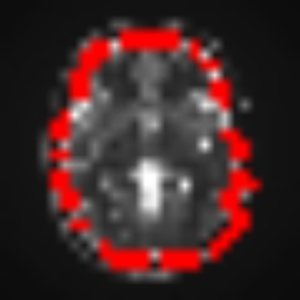
#> input picture braincut.jpg, 300 x 300 px
$ python CS736_Project.py braincut.jpg
#> lines starting #> are read from the running program, lines starting #| are printed output that depends on the picture
from __future__ import division
from queue import Queue
import cv2
import numpy as np
import os
import sys
import argparse
import matplotlib.pyplot as plt
from math import exp, pow

def bfs(Graph, tot_nodes, s, t, parent):
  q=Queue()
  visited_vertices=np.zeros(tot_nodes)
  q.put(s)
  visited_vertices[s]=True
  parent[s]=-1

  while not q.empty():
    current=q.get()
    for next in range(tot_nodes):
      if(visited_vertices[next]!=True and Graph[current][next]>0):
        q.put(next)
        parent[next]=current
        visited_vertices[next]= True
  return visited_vertices[t]


def dfs(rGraph, V, s, visited):
    stack = [s]
    while stack:
        v = stack.pop()
        if not visited[v]:
            visited[v] = True
            stack.extend([u for u in range(V) if rGraph[v][u]])

def augmentingPath(Graph,source,sink):
  print("Augmenting path algorithm started")
  copy=Graph.copy()
  tot_nodes=copy.shape[0]
  parent=np.zeros(tot_nodes,dtype='int32')

  while bfs(copy,tot_nodes,source,sink,parent):
    bottleneck=float("inf")
    vertex=sink
    while(vertex!=source):
      bottleneck=min(bottleneck,copy[parent[vertex]][vertex])
      vertex=parent[vertex]
    #We have now calculated the bottleneck of a connected path between the source and sink and must update the residual graph now
    vertex=sink
    while vertex!=source:
      copy[parent[vertex]][vertex]-= bottleneck
      copy[vertex][parent[vertex]]+= bottleneck
      vertex=parent[vertex]

  s_u_path=np.zeros(tot_nodes)
  dfs(copy,tot_nodes,source,s_u_path)

  cuts=[]

  for u in range(tot_nodes):
    for v in range(tot_nodes):
      if s_u_path[u] and not s_u_path[v] and Graph[u][v]:
        cuts.append((u,v))

  return cuts

graphCutAlgo = {"ap": augmentingPath}
SIGMA = 30
OBJCOLOR, BKGCOLOR = (0, 0, 255), (0, 255, 0)
OBJCODE, BKGCODE = 1, 2
OBJ, BKG = "OBJ", "BKG"

CUTCOLOR = (0, 0, 255)

SOURCE, SINK = -2, -1
SF = 10
LOADSEEDS = False

def edgeweights(u,v):
  return (SIGMA*SIGMA)*exp(-pow((int)(u)-(int)(v),2)/(2*pow(SIGMA,2)))

def edge_neighbours(graph,image):
  maxedge = -float("inf")
  r=image.shape[0]
  c=image.shape[1]
  for i in range(image.shape[0]):
    for j in range(image.shape[1]):
      u = i * c + j
      if i + 1 < r: # pixel below
                v = (i + 1) * c + j
                edge = edgeweights(image[i][j], image[i + 1][j])
                graph[u][v] = max(edge+0.001*((int)(image[i][j])-(int)(image[i+1][j])),0)
                graph[v][u]=max(edge+0.001*(-(int)(image[i][j])+(int)(image[i+1][j])),0)
                maxedge = max(maxedge, edge)
      if j + 1 < c: # pixel to the right
                v = i * c + j + 1
                edge = edgeweights(image[i][j], image[i][j + 1])
                graph[u][v] = max(edge+0.001*((int)(image[i][j])-(int)(image[i][j+1])),0)
                graph[v][u]=max(edge+0.001*(-(int)(image[i][j])+(int)(image[i][j+1])),0)
                maxedge = max(maxedge, edge)
  return maxedge

def average(matrix):
    sum=0
    count=0
    K = -float("inf")
    r, c = matrix.shape
    for i in range(r):
        for j in range(c):
            if i + 1 < r: # pixel below
                count=count+1
                sum+=abs((int)(matrix[i][j])-(int)(matrix[i+1][j]))

            if j + 1 < c: # pixel to the right
                count=count+1
                sum+=abs((int)(matrix[i][j])-(int)(matrix[i][j+1]))
    return sum/count

def plantSeed(image):

    def drawLines(x, y, pixelType):
        if pixelType == OBJ:
            color, code = OBJCOLOR, OBJCODE
        else:
            color, code = BKGCOLOR, BKGCODE
        cv2.circle(image, (x, y), radius, color, thickness)
        cv2.circle(seeds, (x // SF, y // SF), radius // SF, code, thickness)

    def onMouse(event, x, y, flags, pixelType):
        global drawing
        if event == cv2.EVENT_LBUTTONDOWN:
            drawing = True
            drawLines(x, y, pixelType)
        elif event == cv2.EVENT_MOUSEMOVE and drawing:
            drawLines(x, y, pixelType)
        elif event == cv2.EVENT_LBUTTONUP:
            drawing = False

    def paintSeeds(pixelType):
        print ("Planting", pixelType, "seeds")
        global drawing
        drawing = False
        windowname = "Plant " + pixelType + " seeds"
        cv2.namedWindow(windowname, cv2.WINDOW_AUTOSIZE)
        cv2.setMouseCallback(windowname, onMouse, pixelType)
        while (1):
            cv2.imshow(windowname, image)
            if cv2.waitKey(1) & 0xFF == 27:
                break
        cv2.destroyAllWindows()


    seeds = np.zeros(image.shape, dtype="uint8")
    image = cv2.cvtColor(image, cv2.COLOR_GRAY2RGB)
    image = cv2.resize(image, (0, 0), fx=SF, fy=SF)

    radius = 10
    thickness = -1 # fill the whole circle
    global drawing
    drawing = False


    paintSeeds(OBJ)
    paintSeeds(BKG)
    return seeds, image

def seeded_edges(graph,seeds,maxedge):
  r=seeds.shape[0]
  c=seeds.shape[1]
  for i in range(seeds.shape[0]):
    for j in range(seeds.shape[1]):
      u = i * c + j
      if seeds[i][j]==OBJCODE:
        graph[SOURCE][u] = maxedge
      elif seeds[i][j] == BKGCODE:
        graph[u][SINK] = maxedge

def imageToGraph(image):
  tot_nodes=image.size+2
  graph=np.zeros((tot_nodes,tot_nodes),dtype='int32')
  maxedge = edge_neighbours(graph, image)
  seeds, seededImage = plantSeed(image)
  seeded_edges(graph, seeds, maxedge)
  return graph, seededImage

def show_image(image):
    windowname = "Segmentation"
    cv2.namedWindow(windowname, cv2.WINDOW_NORMAL)
    cv2.startWindowThread()
    cv2.imshow(windowname, image)
    cv2.waitKey(0)
    cv2.destroyAllWindows()

def displayCut(image, cuts):
    def colorPixel(i, j):
        image[i][j] = CUTCOLOR

    r, c = image.shape
    image = cv2.cvtColor(image, cv2.COLOR_GRAY2RGB)
    for c in cuts:
        if c[0] != SOURCE and c[0] != SINK and c[1] != SOURCE and c[1] != SINK:
            colorPixel(c[0] // r, c[0] % r)
            colorPixel(c[1] // r, c[1] % r)
    return image

def imageSegmentation(imagefile, size=(50, 50), algo="ff"):
#> called with imagefile = 'braincut.jpg', size = (30, 30), algo = 'ap'
    pathname = os.path.splitext(imagefile)[0]
    image = cv2.imread(imagefile, cv2.IMREAD_GRAYSCALE)
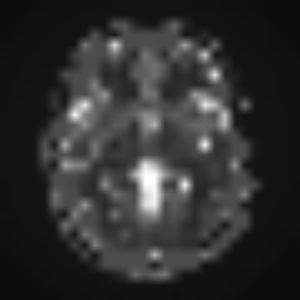
#> image: shape (300, 300); min 11, max 255, mean 48
    image = cv2.resize(image, size)
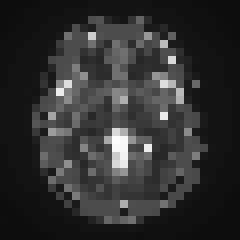
#> image: shape (30, 30) (shown 8 times larger); min 12, max 251, mean 48.1
    SIGMA=average(image)
#> after the loop in average, `for i in range(r):`: count = 1740; sum = 30629
#> SIGMA = 17.6
    graph, seededImage = imageToGraph(image)
#> after the loop in edge_neighbours, `for i in range(image.shape[0]):`:
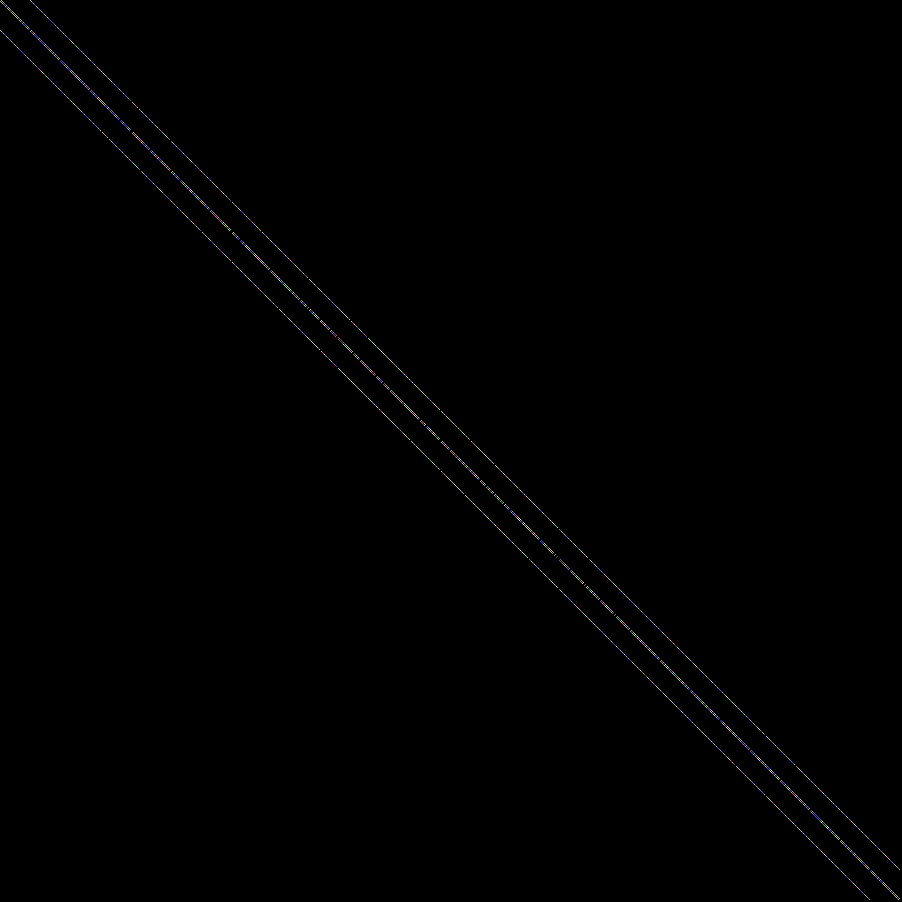
#> graph: shape (902, 902) int32; 105 distinct labels, from 0 to 900; one colour per label, 0 black
#> in imageToGraph, `maxedge = edge_neighbours(graph, image)`: maxedge = 900
#> (key Esc is pressed here)
#> (key Enter is pressed here)
#> in imageToGraph, `seeds, seededImage = plantSeed(image)`: seeds: shape (30, 30); every value is 0
    cv2.imwrite(pathname + "seeded.jpg", seededImage)
    #avg= average_non_zero(matrix)
    #print(avg)
    global SOURCE, SINK
    SOURCE += len(graph)
#> SOURCE = 900
    SINK   += len(graph)
#> SINK = 901

    cuts = graphCutAlgo[algo](graph, SOURCE, SINK)
#> in augmentingPath, `s_u_path=np.zeros(tot_nodes)`: s_u_path = 902 values from 0 to 0
#> in dfs, `stack = [s]`: stack = [900]
#> the loop in dfs, `while stack:` made 1 pass
#> after the loop in dfs, `while stack:`: stack = []; visited = 902 values, max 1 at index 900, min 0 at index 0, mean 0.00111
#> cuts = []
    print ("cuts:")
    print( cuts)
    image = displayCut(image, cuts)
    image = cv2.resize(image, (0, 0), fx=SF, fy=SF)
    show_image(image)
    savename = pathname + "cut.jpg"
    cv2.imwrite(savename, image)
    print ("Saved image as", savename)

def parseArgs():
    def algorithm(string):
        if string in graphCutAlgo:
            return string
        raise argparse.ArgumentTypeError(
            "Algorithm should be one of the following:", graphCutAlgo.keys())

    parser = argparse.ArgumentParser()
    parser.add_argument("imagefile")
    parser.add_argument("--size", "-s",
                        default=30, type=int,
                        help="Defaults to 30x30")
    parser.add_argument("--algo", "-a", default="ap", type=algorithm)
    return parser.parse_args()

if __name__ == "__main__":

    args = parseArgs()
    imageSegmentation(args.imagefile, (args.size, args.size), args.algo)

$ run again, on lungcut.jpg
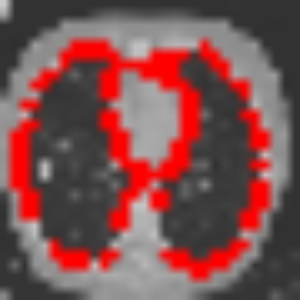
#> input picture lungcut.jpg, 300 x 300 px
#> in imageSegmentation, `image = cv2.imread(imagefile, cv2.IMREAD_GRAYSCALE)`:
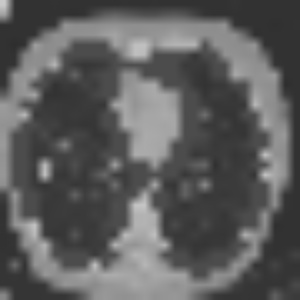
#> image: shape (300, 300); min 46, max 202, mean 92.7
#> in imageSegmentation, `image = cv2.resize(image, size)`:
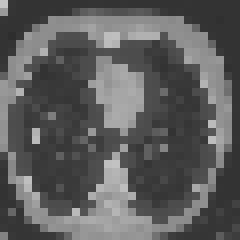
#> image: shape (30, 30) (shown 8 times larger); min 46, max 196, mean 92.8
#> after the loop in average, `for i in range(r):`: count = 1740; sum = 34044
#> SIGMA = 19.57
#> maxedge = 900
#> seeds: shape (30, 30); every value is 0
#> SINK = 901
#> s_u_path = 902 values from 0 to 0
#> in dfs, `stack = [s]`: stack = [900]
#> the loop in dfs, `while stack:` made 1 pass
#> after the loop in dfs, `while stack:`: stack = []; visited = 902 values, max 1 at index 900, min 0 at index 0, mean 0.00111
#> in imageSegmentation, `cuts = graphCutAlgo[algo](graph, SOURCE, SINK)`: cuts = []

$ run again, on lungseeded.jpg
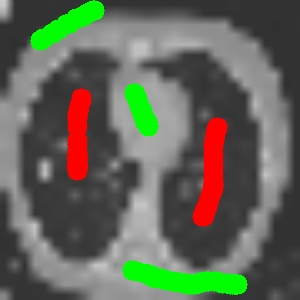
#> input picture lungseeded.jpg, 300 x 300 px
#> in imageSegmentation, `image = cv2.imread(imagefile, cv2.IMREAD_GRAYSCALE)`:
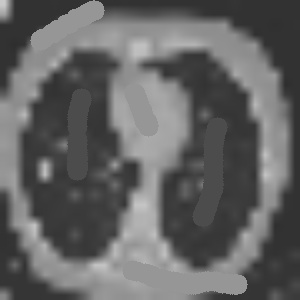
#> image: shape (300, 300); min 45, max 202, mean 99.7
#> in imageSegmentation, `image = cv2.resize(image, size)`:
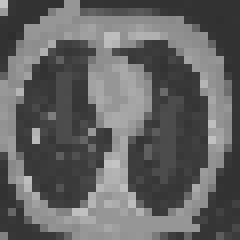
#> image: shape (30, 30) (shown 8 times larger); min 46, max 196, mean 99.7
#> after the loop in average, `for i in range(r):`: count = 1740; sum = 34293
#> SIGMA = 19.71
#> maxedge = 900
#> seeds: shape (30, 30); every value is 0
#> SINK = 901
#> s_u_path = 902 values from 0 to 0
#> in dfs, `stack = [s]`: stack = [900]
#> the loop in dfs, `while stack:` made 1 pass
#> after the loop in dfs, `while stack:`: stack = []; visited = 902 values, max 1 at index 900, min 0 at index 0, mean 0.00111
#> in imageSegmentation, `cuts = graphCutAlgo[algo](graph, SOURCE, SINK)`: cuts = []
